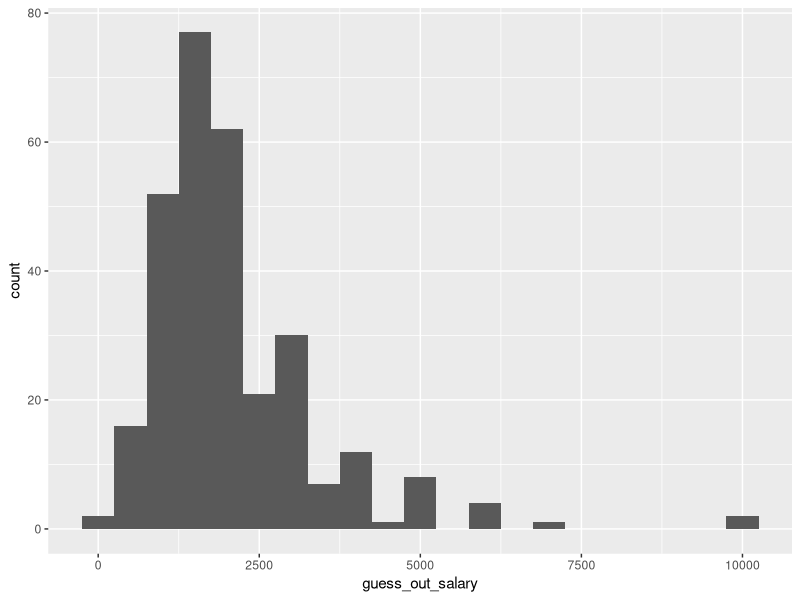

Source code (R): (Note: this script raises an error after producing the figure.)
library(tidyverse)
library(readxl)

setwd('C:/Users/myzha/Documents/GitHub/HIP')

hip <- read_excel('data/weekdayend_all.xlsx')

#### OA ####

OA <- c('guess_out_salary',
        'guess_out_hour',
        'guess_out_day',
        'guess_out_extra',
        'guess_out_night',
        'guess_out_transp',
        'guess_out_lunch',
        'guess_out_attend')

OA_ms <- c('minimal_salary_a',
           'minimal_salary_b',
           'minimal_salary_c',
           'minimal_salary_d',
           'minimal_salary_e',
           'minimal_salary_f',
           'minimal_salary_g',
           'minimal_salary_h',
           'minimal_salary_i',
           'minimal_salary_j',
           'minimal_salary_k',
           'minimal_salary_l',
           'minimal_salary_m',
           'minimal_salary_n',
           'minimal_salary_o')

hip_OA <- hip %>%
  select(all_of(OA)) %>%
  mutate(across(OA[1:5], as.integer)) %>%
  mutate(across(OA[6:8], as.factor)) %>%
  mutate(across(OA[6:8], ~recode(.,
                                 `0` = 'likely',
                                 `1` = 'somewhat likely',
                                 `2` = 'somewhat unlikely',
                                 `3` = 'very unlikely')))

hip_OA_ms <- hip %>%
  select(all_of(OA_ms))

for (i in 1:15) {
  hip_OA_ms <- hip_OA_ms %>%
    mutate(!!sym(OA_ms[i]) := recode(!!sym(OA_ms[i]),
                                  `0` = NA_real_,
                                  `1` = (i + 5) * 100))
}

hip_OA_ms <- hip_OA_ms %>%
  rowwise() %>%
  mutate(minimal_salary = min(across(all_of(OA_ms)), na.rm = TRUE))
  


ggplot(data = hip_OA) +
  geom_histogram(aes(x = guess_out_salary), binwidth = 500) +
  ggsave('figures/outside_options/OA1.png')

ggplot(data = hip_OA) +
  geom_histogram(aes(x = guess_out_hour), binwidth = 1) +
  ggsave('figures/outside_options/OA2.png')

ggplot(data = hip_OA) +
  geom_histogram(aes(x = guess_out_day), binwidth = 1) +
  ggsave('figures/outside_options/OA3.png')

ggplot(data = hip_OA) +
  geom_histogram(aes(x = guess_out_extra), binwidth = 1) +
  ggsave('figures/outside_options/OA4.png')

ggplot(data = hip_OA) +
  geom_histogram(aes(x = guess_out_night), binwidth = 1) +
  ggsave('figures/outside_options/OA4b.png')

ggplot(data = hip_OA) +
  geom_bar(aes(x = guess_out_transp)) +
  ggsave('figures/outside_options/OA5.png')

ggplot(data = hip_OA) +
  geom_bar(aes(x = guess_out_lunch)) +
  ggsave('figures/outside_options/OA6.png')

ggplot(data = hip_OA) +
  geom_bar(aes(x = guess_out_attend)) +
  ggsave('figures/outside_options/OA7.png')

# constructed variable
ggplot(data = hip_OA_ms) +
  geom_histogram(aes(x = minimal_salary), binwidth = 100) +
  ggsave('figures/outside_options/OA8.png')

#### OB ####

OB <- c('guess_out_salary_1y',
        'guess_out_salary_1y_com',
        'guess_out_promote',
        'guess_out_salary_super',
        'guess_out_promote_com')

hip_OB <- hip %>%
  select(all_of(OB)) %>%
  mutate(across(OB[c(1, 3, 4)], as.integer)) %>%
  mutate(across(OB[c(2, 5)], as.factor)) %>%
  mutate(across(OB[c(2, 5)], ~recode(.,
                                     `0` = 'no',
                                     `1` = 'yes',
                                     `100` = 'not sure')))

ggplot(data = hip_OB) +
  geom_histogram(aes(x = guess_out_salary_1y), binwidth = 500) +
  ggsave('figures/outside_options/OB2.png')

ggplot(data = hip_OB) +
  geom_bar(aes(x = guess_out_salary_1y_com)) +
  ggsave('figures/outside_options/OB2c.png')

ggplot(data = hip_OB) +
  geom_histogram(aes(x = guess_out_promote), binwidth = 10) +
  ggsave('figures/outside_options/OB3.png')

ggplot(data = hip_OB) +
  geom_histogram(aes(x = guess_out_salary_super), binwidth = 500) +
  ggsave('figures/outside_options/OB4.png')

ggplot(data = hip_OB) +
  geom_bar(aes(x = guess_out_promote_com)) +
  ggsave('figures/outside_options/OB4c.png')


#### OC ####

OC <- c('jobaspect_first',
        'jobaspect_first_other',
        'jobaspect_second',
        'jobaspect_second_other',
        'jobaspect_third',
        'jobaspect_third_other')

hip_OC <- hip %>%
  select(all_of(OC)) %>%
  mutate(across(OC[c(1, 3, 5)], as.factor)) %>%
  mutate(across(OC[c(1, 3, 5)], ~recode(.,
                                        `10` = 'salary as an entry-level worker in the first month',
                                        `11` = 'salary as an entry-level worker after 6 months',
                                        `12` = 'chance of promotion to a higher level after 6 months',
                                        `13` = 'salary in the higher level',
                                        `2` = 'provide good work benefit',
                                        `3` = 'reasonable work hours',
                                        `4` = 'the task is interesting',
                                        `5` = 'skill development',
                                        `6` = 'good management'#, `100` = 'others'
                                        ))) %>%
  mutate(across(OC[c(1, 3, 5)], ~fct_relevel(.,
                                             'salary as an entry-level worker in the first month',
                                             'salary as an entry-level worker after 6 months',
                                             'chance of promotion to a higher level after 6 months',
                                             'salary in the higher level',
                                             'provide good work benefit',
                                             'reasonable work hours',
                                             'the task is interesting',
                                             'skill development',
                                             'good management'#, 'others'
                                             ))) %>%
  mutate(across(OC[c(2, 4, 6)], as.character))

ggplot(data = hip_OC) +
  geom_bar(aes(x = jobaspect_first)) +
  scale_x_discrete(guide = guide_axis(n.dodge = 3)) +
  ggsave('figures/outside_options/OC1i.png')

ggplot(data = hip_OC) +
  geom_bar(aes(x = jobaspect_second)) +
  scale_x_discrete(guide = guide_axis(n.dodge = 3)) +
  ggsave('figures/outside_options/OC1ii.png')

ggplot(data = hip_OC) +
  geom_bar(aes(x = jobaspect_third)) +
  scale_x_discrete(guide = guide_axis(n.dodge = 3)) +
  ggsave('figures/outside_options/OC1iii.png')
